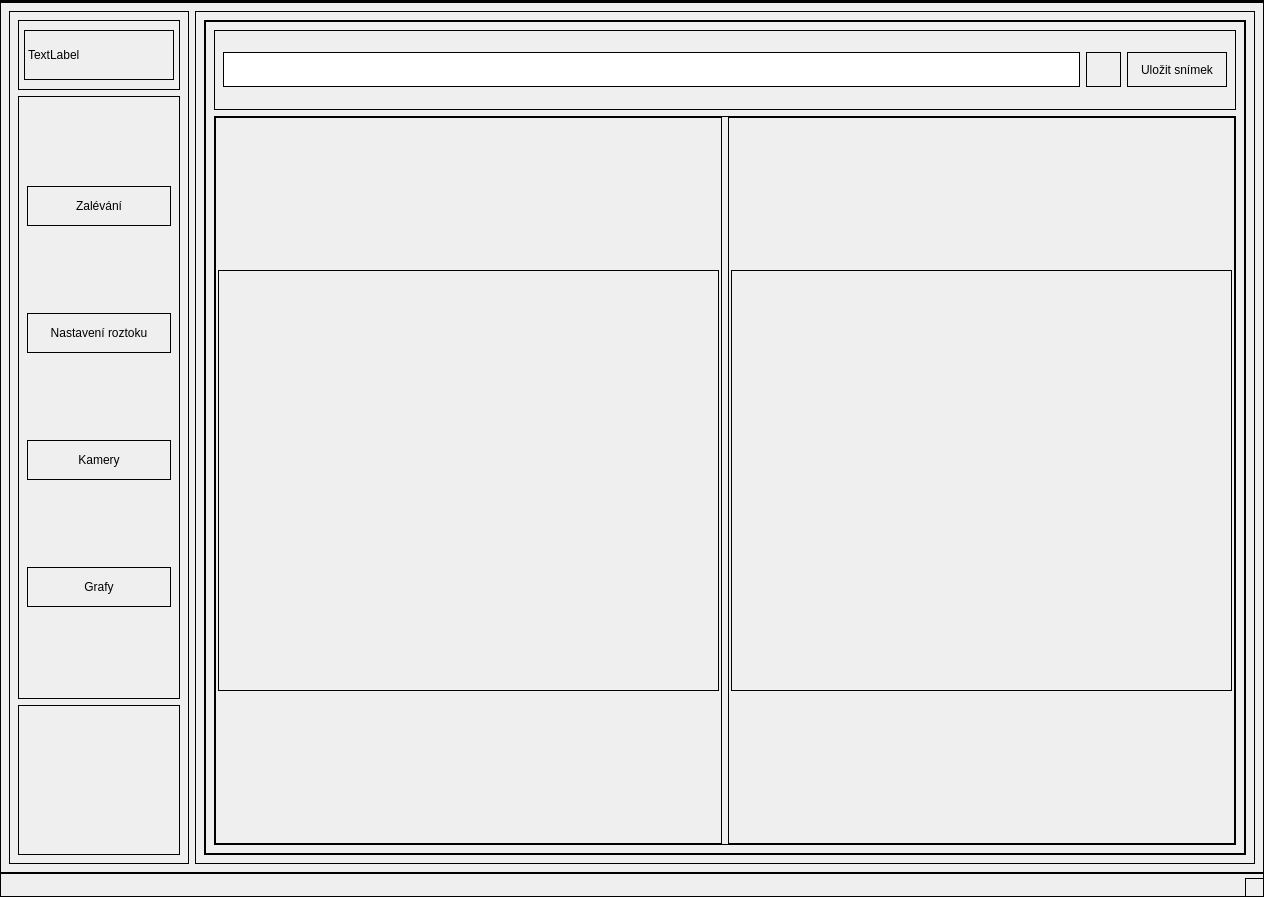
<?xml version="1.0" encoding="UTF-8"?>
<ui version="4.0">
 <class>MainWindow</class>
 <widget class="QMainWindow" name="MainWindow">
  <property name="geometry">
   <rect>
    <x>0</x>
    <y>0</y>
    <width>1264</width>
    <height>897</height>
   </rect>
  </property>
  <property name="windowTitle">
   <string>MainWindow</string>
  </property>
  <property name="styleSheet">
   <string notr="true">border: 1px solid;</string>
  </property>
  <widget class="QWidget" name="centralwidget">
   <layout class="QHBoxLayout" name="horizontalLayout">
    <item>
     <widget class="QWidget" name="widget" native="true">
      <property name="minimumSize">
       <size>
        <width>180</width>
        <height>0</height>
       </size>
      </property>
      <property name="maximumSize">
       <size>
        <width>180</width>
        <height>16777215</height>
       </size>
      </property>
      <layout class="QVBoxLayout" name="verticalLayout">
       <item>
        <widget class="QWidget" name="widget_3" native="true">
         <property name="maximumSize">
          <size>
           <width>16777215</width>
           <height>70</height>
          </size>
         </property>
         <layout class="QVBoxLayout" name="verticalLayout_2">
          <property name="leftMargin">
           <number>6</number>
          </property>
          <property name="topMargin">
           <number>6</number>
          </property>
          <property name="rightMargin">
           <number>6</number>
          </property>
          <property name="bottomMargin">
           <number>6</number>
          </property>
          <item>
           <widget class="QLabel" name="logo_4j_lbl">
            <property name="maximumSize">
             <size>
              <width>150</width>
              <height>50</height>
             </size>
            </property>
            <property name="text">
             <string>TextLabel</string>
            </property>
           </widget>
          </item>
         </layout>
        </widget>
       </item>
       <item>
        <widget class="QWidget" name="widget_4" native="true">
         <layout class="QVBoxLayout" name="verticalLayout_3">
          <item>
           <widget class="QPushButton" name="pushButton">
            <property name="maximumSize">
             <size>
              <width>16777215</width>
              <height>40</height>
             </size>
            </property>
            <property name="text">
             <string>Zalévání</string>
            </property>
           </widget>
          </item>
          <item>
           <widget class="QPushButton" name="pushButton_2">
            <property name="maximumSize">
             <size>
              <width>16777215</width>
              <height>40</height>
             </size>
            </property>
            <property name="text">
             <string>Nastavení roztoku</string>
            </property>
           </widget>
          </item>
          <item>
           <widget class="QPushButton" name="pushButton_3">
            <property name="maximumSize">
             <size>
              <width>16777215</width>
              <height>40</height>
             </size>
            </property>
            <property name="text">
             <string>Kamery</string>
            </property>
           </widget>
          </item>
          <item>
           <widget class="QPushButton" name="pushButton_4">
            <property name="maximumSize">
             <size>
              <width>16777215</width>
              <height>40</height>
             </size>
            </property>
            <property name="text">
             <string>Grafy</string>
            </property>
           </widget>
          </item>
         </layout>
        </widget>
       </item>
       <item>
        <widget class="QWidget" name="widget_5" native="true">
         <property name="maximumSize">
          <size>
           <width>16777215</width>
           <height>150</height>
          </size>
         </property>
        </widget>
       </item>
      </layout>
     </widget>
    </item>
    <item>
     <widget class="QWidget" name="widget_2" native="true">
      <layout class="QVBoxLayout" name="verticalLayout_4">
       <item>
        <widget class="QStackedWidget" name="stackedWidget">
         <property name="currentIndex">
          <number>3</number>
         </property>
         <widget class="QWidget" name="page">
          <layout class="QGridLayout" name="gridLayout">
           <item row="4" column="1">
            <widget class="QWidget" name="widget_26" native="true"/>
           </item>
           <item row="6" column="1">
            <widget class="QWidget" name="widget_28" native="true"/>
           </item>
           <item row="5" column="0">
            <widget class="QWidget" name="widget_21" native="true"/>
           </item>
           <item row="2" column="1">
            <widget class="QWidget" name="widget_17" native="true"/>
           </item>
           <item row="4" column="2">
            <widget class="QWidget" name="widget_31" native="true"/>
           </item>
           <item row="6" column="2">
            <widget class="QWidget" name="widget_33" native="true"/>
           </item>
           <item row="1" column="2">
            <widget class="QWidget" name="widget_24" native="true"/>
           </item>
           <item row="2" column="0">
            <widget class="QWidget" name="widget_15" native="true"/>
           </item>
           <item row="6" column="0">
            <widget class="QWidget" name="widget_22" native="true"/>
           </item>
           <item row="7" column="1">
            <widget class="QWidget" name="widget_29" native="true"/>
           </item>
           <item row="3" column="1">
            <widget class="QWidget" name="widget_18" native="true"/>
           </item>
           <item row="3" column="0">
            <widget class="QWidget" name="widget_19" native="true"/>
           </item>
           <item row="5" column="1">
            <widget class="QWidget" name="widget_27" native="true"/>
           </item>
           <item row="1" column="0">
            <widget class="QWidget" name="widget_14" native="true"/>
           </item>
           <item row="3" column="2">
            <widget class="QWidget" name="widget_30" native="true"/>
           </item>
           <item row="5" column="2">
            <widget class="QWidget" name="widget_32" native="true"/>
           </item>
           <item row="7" column="0">
            <widget class="QWidget" name="widget_23" native="true"/>
           </item>
           <item row="7" column="2">
            <widget class="QWidget" name="widget_34" native="true"/>
           </item>
           <item row="2" column="2">
            <widget class="QWidget" name="widget_25" native="true"/>
           </item>
           <item row="4" column="0">
            <widget class="QWidget" name="widget_20" native="true"/>
           </item>
           <item row="1" column="1">
            <widget class="QWidget" name="widget_16" native="true"/>
           </item>
           <item row="0" column="0" colspan="3">
            <widget class="QWidget" name="widget_48" native="true">
             <property name="minimumSize">
              <size>
               <width>0</width>
               <height>35</height>
              </size>
             </property>
             <property name="maximumSize">
              <size>
               <width>16777215</width>
               <height>35</height>
              </size>
             </property>
             <layout class="QHBoxLayout" name="horizontalLayout_7">
              <property name="leftMargin">
               <number>0</number>
              </property>
              <property name="topMargin">
               <number>0</number>
              </property>
              <property name="rightMargin">
               <number>0</number>
              </property>
              <property name="bottomMargin">
               <number>0</number>
              </property>
              <item>
               <widget class="QPushButton" name="pushButton_9">
                <property name="maximumSize">
                 <size>
                  <width>200</width>
                  <height>35</height>
                 </size>
                </property>
                <property name="text">
                 <string>PushButton</string>
                </property>
               </widget>
              </item>
              <item>
               <widget class="QPushButton" name="pushButton_10">
                <property name="maximumSize">
                 <size>
                  <width>200</width>
                  <height>35</height>
                 </size>
                </property>
                <property name="text">
                 <string>PushButton</string>
                </property>
               </widget>
              </item>
             </layout>
            </widget>
           </item>
          </layout>
         </widget>
         <widget class="QWidget" name="page_3">
          <layout class="QVBoxLayout" name="verticalLayout_8">
           <item>
            <widget class="QWidget" name="widget_10" native="true">
             <property name="maximumSize">
              <size>
               <width>16777215</width>
               <height>80</height>
              </size>
             </property>
             <layout class="QHBoxLayout" name="horizontalLayout_4">
              <item>
               <widget class="QLabel" name="label">
                <property name="text">
                 <string>TextLabel</string>
                </property>
               </widget>
              </item>
              <item>
               <widget class="QLineEdit" name="lineEdit_2">
                <property name="minimumSize">
                 <size>
                  <width>0</width>
                  <height>35</height>
                 </size>
                </property>
               </widget>
              </item>
              <item>
               <widget class="QPushButton" name="pushButton_7">
                <property name="minimumSize">
                 <size>
                  <width>35</width>
                  <height>35</height>
                 </size>
                </property>
                <property name="text">
                 <string/>
                </property>
               </widget>
              </item>
              <item>
               <widget class="QPushButton" name="pushButton_6">
                <property name="minimumSize">
                 <size>
                  <width>100</width>
                  <height>35</height>
                 </size>
                </property>
                <property name="text">
                 <string>Uložit do csv</string>
                </property>
               </widget>
              </item>
             </layout>
            </widget>
           </item>
           <item>
            <widget class="QWidget" name="widget_35" native="true">
             <property name="minimumSize">
              <size>
               <width>0</width>
               <height>200</height>
              </size>
             </property>
             <layout class="QHBoxLayout" name="horizontalLayout_5">
              <item>
               <widget class="QWidget" name="widget_38" native="true"/>
              </item>
              <item>
               <widget class="QWidget" name="widget_39" native="true"/>
              </item>
              <item>
               <widget class="QWidget" name="widget_40" native="true"/>
              </item>
             </layout>
            </widget>
           </item>
           <item>
            <widget class="QWidget" name="widget_12" native="true"/>
           </item>
           <item>
            <widget class="QWidget" name="widget_36" native="true"/>
           </item>
           <item>
            <widget class="QWidget" name="widget_37" native="true"/>
           </item>
          </layout>
         </widget>
         <widget class="QWidget" name="page_4">
          <layout class="QHBoxLayout" name="horizontalLayout_6">
           <item>
            <widget class="QWidget" name="widget_41" native="true">
             <layout class="QVBoxLayout" name="verticalLayout_9">
              <property name="leftMargin">
               <number>1</number>
              </property>
              <property name="topMargin">
               <number>1</number>
              </property>
              <property name="rightMargin">
               <number>1</number>
              </property>
              <property name="bottomMargin">
               <number>1</number>
              </property>
              <item>
               <widget class="QWidget" name="widget_43" native="true"/>
              </item>
              <item>
               <widget class="QWidget" name="widget_44" native="true"/>
              </item>
             </layout>
            </widget>
           </item>
           <item>
            <widget class="QWidget" name="widget_42" native="true">
             <layout class="QVBoxLayout" name="verticalLayout_10">
              <property name="leftMargin">
               <number>1</number>
              </property>
              <property name="topMargin">
               <number>1</number>
              </property>
              <property name="rightMargin">
               <number>1</number>
              </property>
              <property name="bottomMargin">
               <number>1</number>
              </property>
              <item>
               <widget class="QWidget" name="widget_45" native="true"/>
              </item>
              <item>
               <widget class="QWidget" name="widget_46" native="true"/>
              </item>
              <item>
               <widget class="QWidget" name="widget_47" native="true"/>
              </item>
             </layout>
            </widget>
           </item>
          </layout>
         </widget>
         <widget class="QWidget" name="page_2">
          <layout class="QVBoxLayout" name="verticalLayout_5">
           <item>
            <widget class="QWidget" name="widget_6" native="true">
             <property name="maximumSize">
              <size>
               <width>16777215</width>
               <height>80</height>
              </size>
             </property>
             <layout class="QHBoxLayout" name="horizontalLayout_3">
              <item>
               <widget class="QLineEdit" name="lineEdit">
                <property name="minimumSize">
                 <size>
                  <width>0</width>
                  <height>35</height>
                 </size>
                </property>
               </widget>
              </item>
              <item>
               <widget class="QPushButton" name="pushButton_8">
                <property name="minimumSize">
                 <size>
                  <width>35</width>
                  <height>35</height>
                 </size>
                </property>
                <property name="text">
                 <string/>
                </property>
               </widget>
              </item>
              <item>
               <widget class="QPushButton" name="pushButton_5">
                <property name="minimumSize">
                 <size>
                  <width>100</width>
                  <height>0</height>
                 </size>
                </property>
                <property name="maximumSize">
                 <size>
                  <width>150</width>
                  <height>35</height>
                 </size>
                </property>
                <property name="text">
                 <string>Uložit snímek</string>
                </property>
               </widget>
              </item>
             </layout>
            </widget>
           </item>
           <item>
            <widget class="QWidget" name="widget_7" native="true">
             <layout class="QHBoxLayout" name="horizontalLayout_2">
              <property name="leftMargin">
               <number>1</number>
              </property>
              <property name="topMargin">
               <number>1</number>
              </property>
              <property name="rightMargin">
               <number>1</number>
              </property>
              <property name="bottomMargin">
               <number>1</number>
              </property>
              <item>
               <widget class="QWidget" name="widget_8" native="true">
                <layout class="QVBoxLayout" name="verticalLayout_6">
                 <property name="leftMargin">
                  <number>3</number>
                 </property>
                 <property name="topMargin">
                  <number>3</number>
                 </property>
                 <property name="rightMargin">
                  <number>3</number>
                 </property>
                 <property name="bottomMargin">
                  <number>3</number>
                 </property>
                 <item>
                  <spacer name="verticalSpacer">
                   <property name="orientation">
                    <enum>Qt::Orientation::Vertical</enum>
                   </property>
                   <property name="sizeType">
                    <enum>QSizePolicy::Policy::Maximum</enum>
                   </property>
                   <property name="sizeHint" stdset="0">
                    <size>
                     <width>20</width>
                     <height>150</height>
                    </size>
                   </property>
                  </spacer>
                 </item>
                 <item>
                  <widget class="QWidget" name="widget_11" native="true"/>
                 </item>
                 <item>
                  <spacer name="verticalSpacer_2">
                   <property name="orientation">
                    <enum>Qt::Orientation::Vertical</enum>
                   </property>
                   <property name="sizeType">
                    <enum>QSizePolicy::Policy::Maximum</enum>
                   </property>
                   <property name="sizeHint" stdset="0">
                    <size>
                     <width>20</width>
                     <height>150</height>
                    </size>
                   </property>
                  </spacer>
                 </item>
                </layout>
               </widget>
              </item>
              <item>
               <widget class="QWidget" name="widget_9" native="true">
                <layout class="QVBoxLayout" name="verticalLayout_7">
                 <property name="leftMargin">
                  <number>3</number>
                 </property>
                 <property name="topMargin">
                  <number>3</number>
                 </property>
                 <property name="rightMargin">
                  <number>3</number>
                 </property>
                 <property name="bottomMargin">
                  <number>3</number>
                 </property>
                 <item>
                  <spacer name="verticalSpacer_3">
                   <property name="orientation">
                    <enum>Qt::Orientation::Vertical</enum>
                   </property>
                   <property name="sizeType">
                    <enum>QSizePolicy::Policy::Maximum</enum>
                   </property>
                   <property name="sizeHint" stdset="0">
                    <size>
                     <width>20</width>
                     <height>150</height>
                    </size>
                   </property>
                  </spacer>
                 </item>
                 <item>
                  <widget class="QWidget" name="widget_13" native="true"/>
                 </item>
                 <item>
                  <spacer name="verticalSpacer_4">
                   <property name="orientation">
                    <enum>Qt::Orientation::Vertical</enum>
                   </property>
                   <property name="sizeType">
                    <enum>QSizePolicy::Policy::Maximum</enum>
                   </property>
                   <property name="sizeHint" stdset="0">
                    <size>
                     <width>20</width>
                     <height>150</height>
                    </size>
                   </property>
                  </spacer>
                 </item>
                </layout>
               </widget>
              </item>
             </layout>
            </widget>
           </item>
          </layout>
         </widget>
        </widget>
       </item>
      </layout>
     </widget>
    </item>
   </layout>
  </widget>
  <widget class="QMenuBar" name="menubar">
   <property name="geometry">
    <rect>
     <x>0</x>
     <y>0</y>
     <width>1264</width>
     <height>23</height>
    </rect>
   </property>
  </widget>
  <widget class="QStatusBar" name="statusbar"/>
 </widget>
 <resources/>
 <connections/>
</ui>
